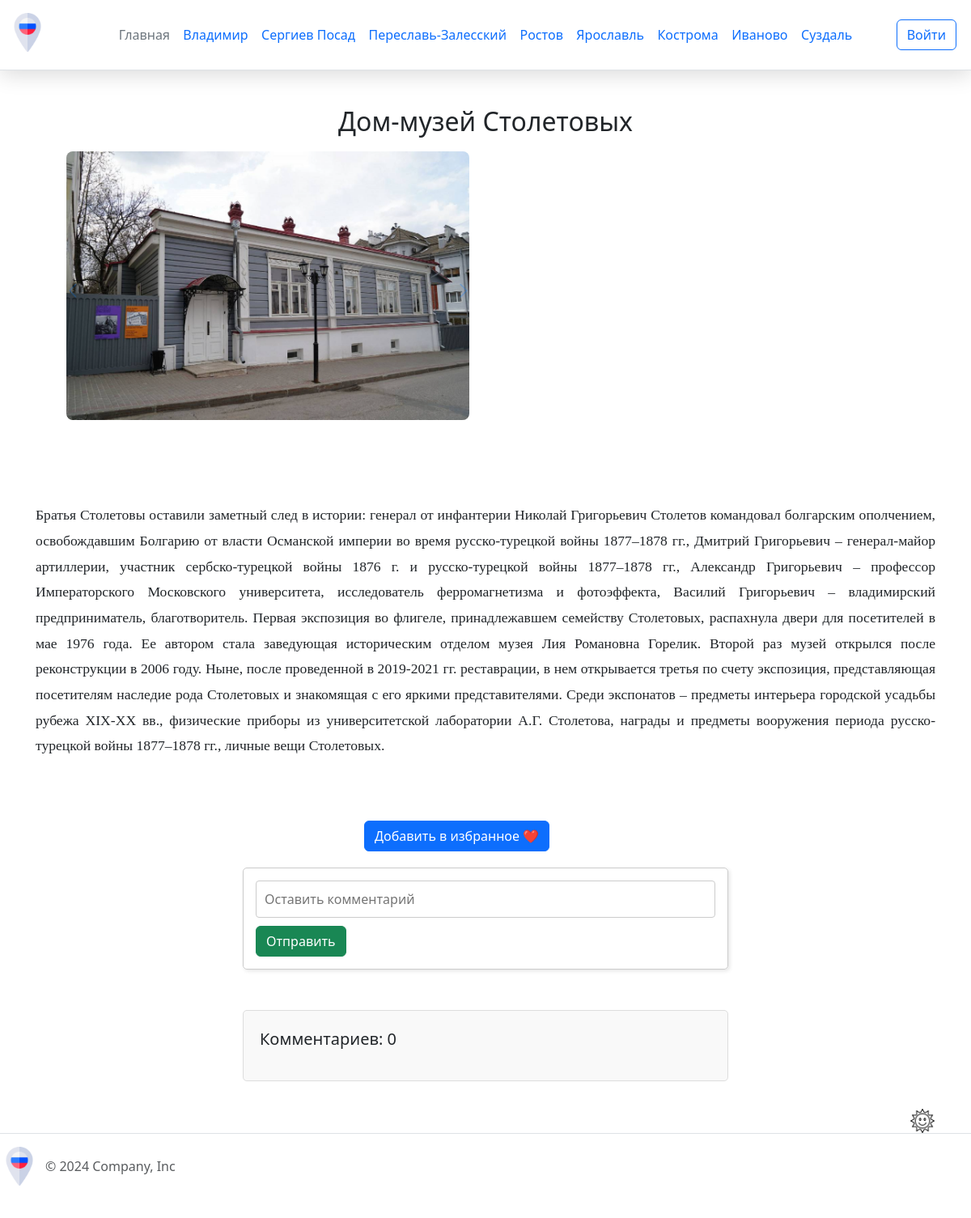
/attraction_detail/23, run on the app's committed database.
### app.py (models this page shows)
class City(db.Model):
    city_id = db.Column(db.Integer, primary_key=True)
    city_name = db.Column(db.String(20), nullable=False)
    photo = db.Column(db.LargeBinary, nullable=False)
    description = db.Column(db.Text, nullable=False)

class Attraction(db.Model):
    attraction_id = db.Column(db.Integer, primary_key=True)
    attraction_name = db.Column(db.String(50), nullable=False)
    photo = db.Column(db.LargeBinary, nullable=False)
    description = db.Column(db.Text, nullable=False)
    attraction_type = db.Column(db.String(80), nullable=False)
    city_id = db.Column(db.Integer, db.ForeignKey('city.city_id'), nullable=False)
    latitude = db.Column(db.Float, nullable=True)  # Широта
    longitude = db.Column(db.Float, nullable=True) # Долгота

### app.py (the view, shortened to what this page needs)
@app.route("/attraction_detail/<int:attraction_id>", methods=['POST', 'GET'])
def attraction_detail(attraction_id):
    attraction = Attraction.query.get(attraction_id)
    comments = db.session.query(Feedback, User.name).join(User).filter(Feedback.attraction_id == attraction_id).all()
    coordinates = {'latitude': attraction.latitude, 'longitude': attraction.longitude}
    return render_template('attraction_detail.html', attraction=attraction, comments=comments, coordinates=coordinates)

### app.py (called while the page is built)
@app.context_processor
def inject_cities():
    cities = City.query.all()
    return dict(cities=cities)

### templates/attraction_detail.html (shortened to what this page needs)
{% extends 'base.html' %}
{% block content %}
<div class="attraction-container">
    <h2>{{ attraction.attraction_name }}</h2>
    <div class="attraction-grid">
        <div class="attraction-photo">
            <img src="{{ url_for('static', filename='img/' + attraction.photo) }}" class="img-fluid" alt="{{ attraction.attraction_name }}">
        </div>
        <div id="map" style="width:100%; height:400px;"></div>
        <p class="about">{{ attraction.description }}</p>
    </div>
    <form action="{{ url_for('add_to_favorites', attraction_id=attraction.attraction_id) }}" method="POST">
        <button type="submit" class="btn btn-primary mt-3">Добавить в избранное ❤️</button>
    </form>
    <form method="post" class="comment-container">
        <input type="text" name="comment" placeholder="Оставить комментарий" class="comment-form"><br>
        <button class="btn btn-success" type="submit">Отправить</button>
    </form>
    <div class="comments-section">
        <div>
            <p style="font-size: 20px;">Комментариев: {{ comments|length }}</p>
        </div>
    </div>
</div>
{% endblock %}

### templates/base.html (shortened to what this page needs)
<!DOCTYPE html>
<html lang="en">
<head>
    <link href="https://cdn.jsdelivr.net/npm/bootstrap@5.3.3/dist/css/bootstrap.min.css" rel="stylesheet">
    <link rel="stylesheet" href="https://cdnjs.cloudflare.com/ajax/libs/font-awesome/6.2.0/css/all.min.css">
    <link rel="stylesheet" href="{{url_for('static', filename='css/main.css')}}">
    <link rel="stylesheet" href="{{url_for('static', filename='css/dark-theme.css')}}">
</head>
<body>
    <div class="page">
        <header class="d-flex flex-wrap align-items-center justify-content-center justify-content-md-between py-3 mb-4 border-bottom">
          <div class="col-md-3 mb-2 mb-md-0">
            <a href="/" class="d-inline-flex link-body-emphasis text-decoration-none">
              <img class="header__img" src="{{ url_for('static', filename='img/russia.png') }}" alt="russia">
            </a>
          </div>
          <div class="col-md-6 mb-0 mb-md-0 d-flex justify-content-center">
            <ul class="nav col-12 col-md-auto mb-2 justify-content-center mb-md-0 nav-menu">
              <li><a href="{{ url_for('index') }}" class="nav-link px-2 link-secondary">Главная</a></li>
              {% for city in cities %}
                <li class="nav-item">
                  <a class="nav-link" href="{{ url_for('city_detail', city_id=city.city_id) }}">{{ city.city_name }}</a>
                </li>
              {% endfor %}
            </ul>
          </div>
          <div class="col-md-3 text-end">
            {% if current_user.is_authenticated %}
                <a href="{{ url_for('lk') }}">
                    <button type="button" class="btn btn-outline-primary me-2">{{ current_user.name }}</button>
                </a>
            {% else %}
                <a href="{{ url_for('login') }}">
                    <button type="button" class="btn btn-outline-primary me-2">Войти</button>
                </a>
            {% endif %}
          </div>
        </header>
        <div class="content">
            {% block content %}{% endblock %}
        </div>
        <div class="image-button-container">
          <button class="image-button">
            <img src="{{ url_for('static', filename='img/sun.png') }}" alt="Sun" class="button-image">
          </button>
        </div>
        <footer class="d-flex flex-wrap justify-content-between align-items-center py-3 my-4 border-top">
            <div class="col-md-4 d-flex align-items-center">
              <a href="/" class="mb-3 me-2 mb-md-0 text-body-secondary text-decoration-none lh-1">
                <img class="header__img" src="{{ url_for('static', filename='img/russia.png') }}" alt="russia">
              </a>
              <span class="mb-3 mb-md-0 text-body-secondary">© 2024 Company, Inc</span>
            </div>
        </footer>
    </div>
</body>
</html>

### static/css/main.css (style rules this page uses)
header { position: sticky; top: 0; padding: 10px; z-index: 1000; background: #fff; -webkit-box-shadow: 0 5px 25px rgba(0, 0, 0, 0.15); box-shadow: 0 5px 25px rgba(0, 0, 0, 0.15) ; }
.header__img { height: 48px; width: 48px; }
.nav-link { padding: 0.2rem 0.5rem; }
.nav li { padding-right: 0.5px; }
.nav li:last-child { padding-right: 0; }
h2 { text-align: center; margin-top: 0; }
.img-fluid { margin: 10px auto 20px; display: block; max-width: 80%; height: auto; }
.about { font-family: 'Georgia', serif; line-height: 1.8; font-size: 1.1rem; padding-left: 1.5rem; }
form { width: 300px; margin: 0 auto; }
.comment-container { max-width: 600px; width: 100%; margin: 50px auto; border: 1px solid #ccc; border-radius: 5px; padding: 15px; box-shadow: 2px 2px 5px rgba(0, 0, 0, 0.1); }
.comments-section { display: flex; justify-content: center; align-items: flex-start; flex-direction: column; max-width: 600px; margin: 20px auto; padding: 20px; border: 1px solid #ddd; border-radius: 5px; background-color: #f9f9f9; }
.image-button-container { position: fixed; right: 10px; top: 92%; transform: translateY(-50%); z-index: 1000; }
.image-button { width: 100px; height: 50px; border: none; background-color: transparent; cursor: pointer; }
.button-image { width: 30px; height: auto; transition: filter 0.3s ease; }
.nav-menu { display: flex; flex-direction: row; }

### templates/attraction_detail.html (style rules this page uses)
.attraction-container { width: 100%; margin: 0; padding: 20px; box-sizing: border-box; }
.attraction-grid { display: grid; grid-template-columns: 1.2fr 1fr; gap: 20px; margin-bottom: 20px; }
.attraction-photo img { width: 100%; height: auto; border-radius: 8px; }
#map { width: 100%; height: auto; border-radius: 8px; }
.about { grid-column: 1 / -1; font-size: 18px; line-height: 1.6; font-family: 'Georgia', serif; line-height: 1.8; font-size: 1.1rem; padding: 1.5rem; text-align: justify; }
.comment-container { margin-top: 20px; }
.comment-form { width: 100%; padding: 10px ; margin-bottom: 10px; border: 1px solid #ccc; border-radius: 4px; }
.comments-section { margin-top: 20px; }

### data on the page
City: city_name "Владимир"
City: city_name "Сергиев Посад"
City: city_name "Переславь-Залесский"
City: city_name "Ростов"
City: city_name "Ярославль"
City: city_name "Кострома"
City: city_name "Иваново"
City: city_name "Суздаль"
Attraction: attraction_name "Дом-музей Столетовых", photo (picture), description "Братья Столетовы оставили заметный след в истории: генерал от инфантерии Николай Григорьевич Столетов командовал болгарским ополчением, освобождавшим Болгарию от власти Османской империи во время русско-турецкой войны 1877–1878 гг., Дмитрий Григорьевич – генерал-майор артиллерии, участник сербско-турецкой войны 1876 г. и русско-турецкой войны 1877–1878 гг., Александр Григорьевич – профессор Императорского Московского университета, исследователь ферромагнетизма и фотоэффекта, Василий Григорьевич – владимирский предприниматель, благотворитель. Первая экспозиция во флигеле, принадлежавшем семейству Столетовых, распахнула двери для посетителей в мае 1976 года. Ее автором стала заведующая…"

### other printed values
{{ comments|length }} "0"
